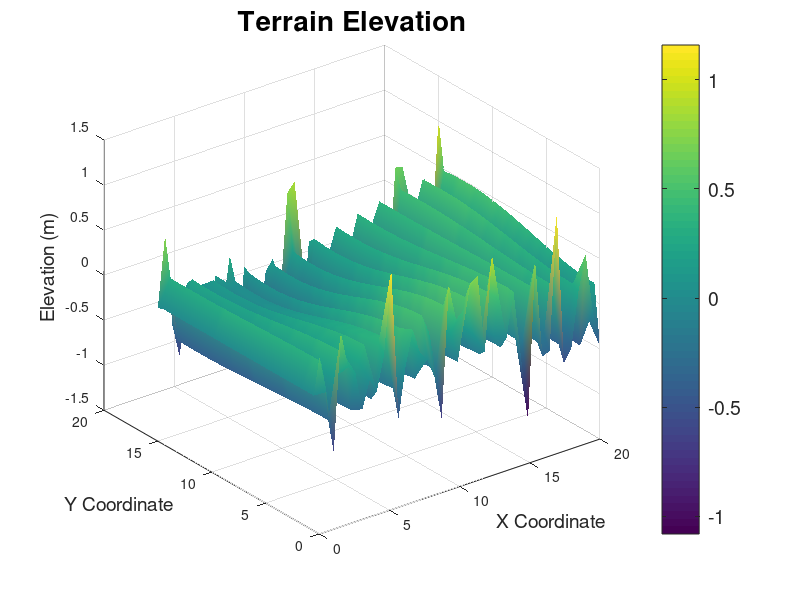
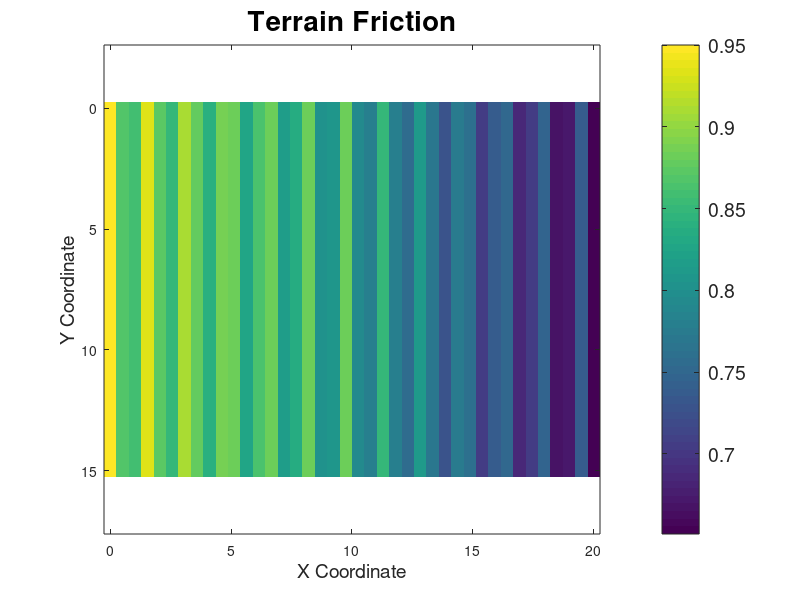

MATLAB code to generate these figures, in order:
% Field Dimensions
field_size_x = 20;
field_size_y = 15;

% Grid Resolution
x_grid = linspace(0, field_size_x, 40);
y_grid = linspace(0, field_size_y, 30);
[terrain_map.x, terrain_map.y] = meshgrid(x_grid, y_grid);

% Base Elevation with Smooth Variation
base_elevation = 0.2 * sin(terrain_map.x/5) .* cos(terrain_map.y/4);

% Furrows: Adding structured periodic dips
furrow_pattern = 0.4 * sin(2 * pi * terrain_map.x / 1.5); % Furrows every 1.5 meters along x-axis

% Randomness for Ruts: More focused and deeper than the initial random variation
% Assuming ruts are made along specific paths, not randomly scattered
rut_paths = abs(sin(2 * pi * terrain_map.y / 5)) < 0.1; % Simulated paths for equipment
random_ruts = 0.5 * randn(size(terrain_map.x)) .* rut_paths; % Ruts are deeper and localized

% Combined Elevation
terrain_map.elevation = base_elevation + furrow_pattern + random_ruts;

% Friction: Adjusting for different soil moisture in furrows
% Assuming furrows (wetter areas) have slightly lower friction
terrain_map.friction = 0.8 + 0.15 * cos(2*terrain_map.x/field_size_x) - 0.1 * abs(sin(2 * pi * terrain_map.x / 1.5));

% Set the font size
fontSize = 14; % You can adjust this value according to your needs
fontSize2 = 20;

% Plotting the elevation
figure;
surf(terrain_map.x, terrain_map.y, terrain_map.elevation);
title('Terrain Elevation', 'FontSize', fontSize2);
xlabel('X Coordinate', 'FontSize', fontSize);
ylabel('Y Coordinate', 'FontSize', fontSize);
zlabel('Elevation (m)', 'FontSize', fontSize);
colorbar('FontSize', fontSize);
shading interp;  % Smooths the color transitions

% Plotting the friction
figure;
imagesc(x_grid, y_grid, terrain_map.friction);
title('Terrain Friction', 'FontSize', fontSize2);
xlabel('X Coordinate', 'FontSize', fontSize);
ylabel('Y Coordinate', 'FontSize', fontSize);
colorbar('FontSize', fontSize);
axis equal;  % Maintain aspect ratio
